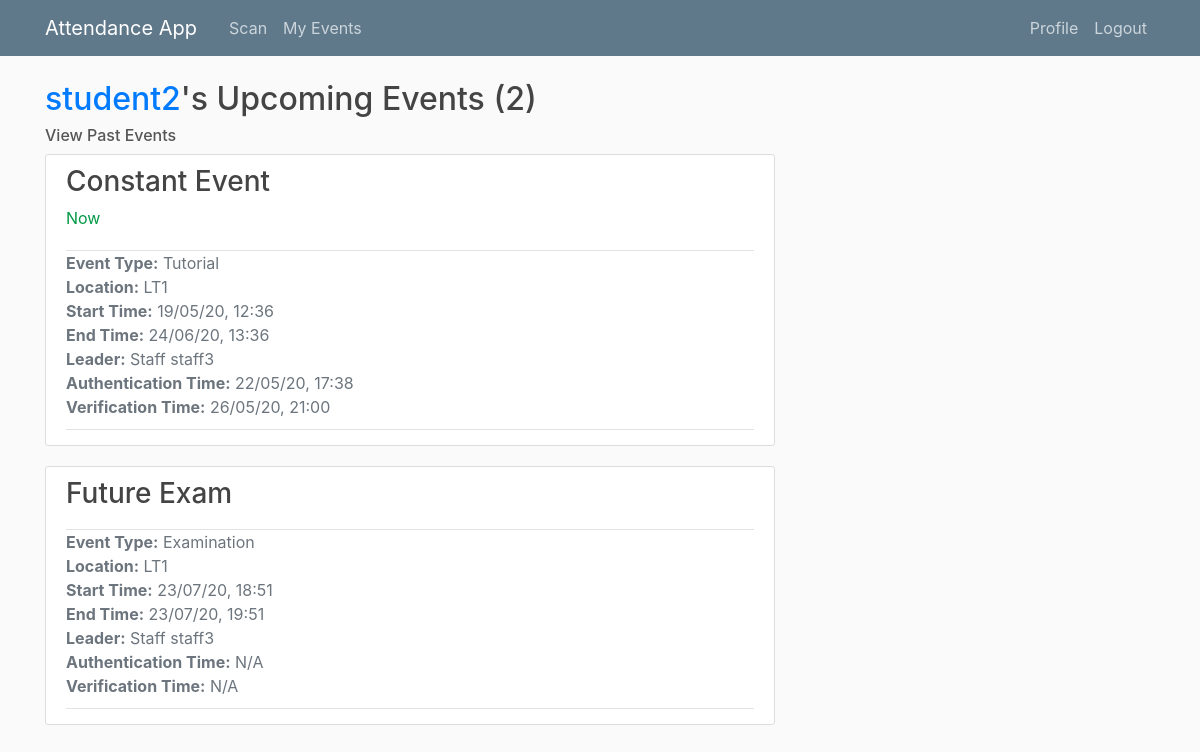
The page /student2/events/ (signed in) on the database its author committed.
### main/models.py (models this page shows, shortened)
class Event(models.Model):
    EVENT_TYPES = (
        ('LE', 'Lecture'),
        ('EX', 'Examination'),
        ('TU', 'Tutorial'),
        ('SG', 'Study Group')
    )
    title = models.CharField(max_length = 100)
    event_type = models.CharField(max_length=2, choices=EVENT_TYPES) # Lecture, tutorial, exam or study group
    start_time = models.DateTimeField(default = timezone.now)
    end_time = models.DateTimeField(default = one_hour_ahead)
    location = models.CharField(max_length = 100, null = True)
    leader = models.ForeignKey(Staff, on_delete=models.CASCADE, related_name = 'staff_leader') # Leader must be a staff member
    attendees = models.ManyToManyField(Student, related_name='student_attendees')
    auth_uuid = models.UUIDField(default=uuid.uuid4, editable = False) # Generates authentication hash
    register_taken = models.BooleanField(default = False)
    def happening_now(self):
        if timezone.now() >= self.start_time and timezone.now() < self.end_time:
            return True
        else:
            return False

class Attendance(models.Model):
    student = models.ForeignKey(Student, on_delete=models.CASCADE) # if student is deleted, attendance authentications should be deleted too
    event = models.ForeignKey(Event, on_delete=models.CASCADE) # if event is deleted, attendance authentications should be deleted too
    auth_time = models.DateTimeField(null=True)

class Verification(models.Model):
    event = models.ForeignKey(Event, on_delete=models.CASCADE, related_name='event_to_verify') # if event is deleted, attendance verifications should also be deleted
    student = models.ForeignKey(Student, on_delete=models.CASCADE)
    verification_time = models.DateTimeField(null=True)

### users/models.py (models this page shows, shortened)
class Staff(models.Model):
    user = models.OneToOneField(User,  on_delete=models.CASCADE) # Each Staff object maps to one account and vice versa
    def __str__(self):
        return f'Staff {self.user.username}'
    class Meta:
        verbose_name_plural = 'Staff' # otherwise default in admin page would be 'Staffs'

class Student(models.Model):
    user = models.OneToOneField(User,  on_delete=models.CASCADE) # Each Student object maps to one account and vice versa
    cid = models.AutoField(primary_key=True) # CIDs have 8 digits
    course = models.CharField(max_length=50, null = True)
    year = models.IntegerField(null=True)

### main/views.py (the view)
# urls.py: path('<str:username>/events/', UserEventListView.as_view(), name='user-events'),
class UserEventListView(LoginRequiredMixin, UserPassesTestMixin, ListView):
    model = Event
    template_name = 'main/user_events.html'
    context_object_name = 'events'
    paginate_by = 5
    def get_queryset(self):
        user = get_object_or_404(User, username=self.kwargs.get('username')) # Class based view so requires kwargs.get to extract from URL
        return Event.objects.filter(attendees=user.student, end_time__gte=timezone.now()).order_by('start_time')
    def test_func(self):
        active_user = self.request.user
        if active_user.groups.filter(name="Admin") or active_user.groups.filter(name="Staff"):
            return True
        else:
            return False
    def get_context_data(self, **kwargs):
        context = super().get_context_data(**kwargs)
        user = get_object_or_404(User, username=self.kwargs.get('username')) # Class based view so requires kwargs.get to extract from URL
        context['requested_user'] = user
        return context

### main/templatetags/event_extras.py (called while the page is built)
@register.filter(name='attendance_authenticated')
def attendance_authenticated(event, user):
    from main.models import Attendance
    return Attendance.objects.filter(event=event, student=user.student).exists()

@register.filter(name='auth_time')
def auth_time(event, user):
    from main.models import Attendance
    attendance = Attendance.objects.get(event=event, student=user.student)
    return attendance.auth_time

@register.filter(name='attendance_verified')
def attendance_verified(event, user):
    from main.models import Verification
    return Verification.objects.filter(event=event, student=user.student).exists()

@register.filter(name='verification_time')
def verification_time(event, user):
    from main.models import Verification
    verification = Verification.objects.get(event=event, student=user.student)
    return verification.verification_time

### users/templatetags/user_extras.py (called while the page is built)
@register.filter(name='has_group')
def has_group(user, group_name):
    return user.groups.filter(name=group_name).exists()

### main/templates/main/user_events.html
{% extends 'main/events.html' %}
{% load user_extras %}
{% load event_extras %}
{% block upcoming_or_past %}
    <h2><a href="{% url 'user-profile' view.kwargs.username %}">{{ view.kwargs.username }}</a>'s Upcoming Events ({{ page_obj.paginator.count }})</h2>
    <h6><a class="subtitle" href="{% url 'user-past-events' view.kwargs.username %}">View Past Events</a></h6>
{% endblock upcoming_or_past %}
{% block auth_info %}
{% if requested_user|has_group:"Students" %}
    <li class="text-muted">
        <b>Authentication Time:</b>
        {% if event|attendance_authenticated:requested_user %}
            {{ event|auth_time:requested_user|date:"d/m/y, H:i" }}
        {% else %}
            N/A
        {% endif %}
    </li>
    <li class="text-muted">
    {% if event.event_type != "LE" %}
        <b>Verification Time:</b>
        {% if event|attendance_verified:requested_user %}
            {{ event|verification_time:requested_user|date:"d/m/y, H:i" }}
        {% else %}
            N/A
        {% endif %}
    {% endif %}
    </li>
{% endif %}
{% endblock auth_info %}

### main/templates/main/events.html (shortened to what this page needs)
{% extends 'main/base.html' %}
{% load user_extras %}
{% load event_extras %}
{% block content %}
    {% block upcoming_or_past %}{% endblock upcoming_or_past %}
    {% for event in events %}
        <article class="media content-section">
            <div class="media-body">
                <div class="article-header">
                    <h3><a class="article-title" href="{% url 'event-detail' event.id %}">{{ event.title }}</a></h3>
                    {% if event.happening_now %}
                        <div class="article-status">Now</div>
                    {% endif %}
                </div>
                <div class="article-metadata">
                    <ul class="list-unstyled">
                        <li class="text-secondary"><b>Event Type:</b> {{ event.get_event_type_display }}</li>
                        <li class="text-muted"><b>Location:</b> {{ event.location }}</li>
                        <li class="text-muted"><b>Start Time:</b> {{ event.start_time|date:"d/m/y, H:i" }}</li>
                        <li class="text-muted"><b>End Time:</b> {{ event.end_time|date:"d/m/y, H:i" }}</li>
                        <li class="text-muted"><b>Leader:</b> {{ event.leader }}</li>
                        {% block auth_info %}{% endblock auth_info %}
                    </ul>
                </div>
            </div>
        </article>
    {% endfor %}
{% endblock content %}

### main/static/main/main.css (style rules this page uses)
body { background: #fafafa; color: #333333; margin-top: 5rem; }
h1, h2, h3, h4, h5, h6 { color: #444444; }
h2 { font-size: 2rem; }
ul { margin: 0; }
.subtitle { color: #575656; }
.content-section { background: #ffffff; padding: 10px 20px; border: 1px solid #dddddd; border-radius: 3px; margin-bottom: 20px; }
.article-header { padding-bottom: 10px; border-bottom: 1px solid #e3e3e3; }
.article-header .article-title { color: #444444; }
.article-header .article-status { color: #009945; font-size: 1rem; padding-bottom: 10px; }
.article-metadata { padding-bottom: 10px; margin-bottom: 5px; border-bottom: 1px solid #e3e3e3 }

### rows shown on the page
Event: title "Constant Event", shows "Now", event_type "Tutorial", location "LT1", start_time "19/05/20, 12:36", end_time "24/06/20, 13:36", leader "Staff staff3", id.auth_time "22/05/20, 17:38", id.verification_time "26/05/20, 21:00"
Event: title "Future Exam", event_type "Examination", location "LT1", start_time "23/07/20, 18:51", end_time "23/07/20, 19:51", leader "Staff staff3", shows "N/A", shows "Verification Time:"

### other values the page prints
{{ view.kwargs.username }} "student2"
{{ page_obj.paginator.count }} "2"
